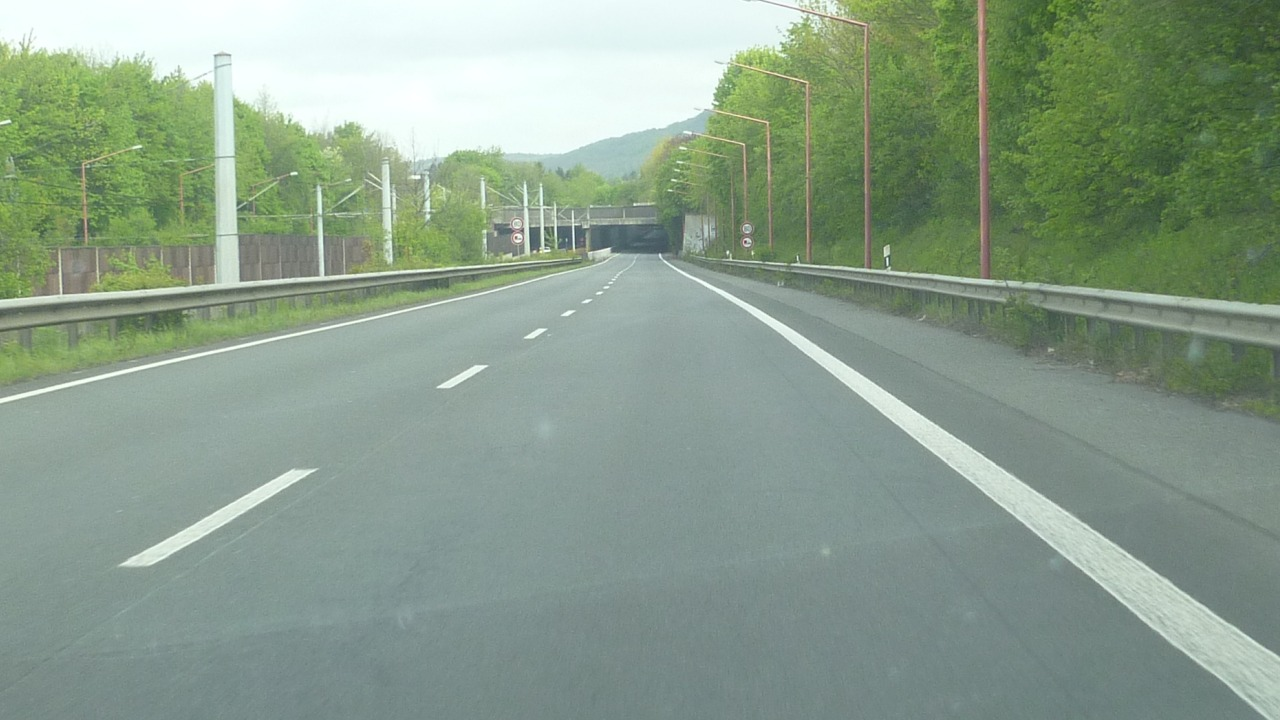
#> input picture test_image.jpeg, 1280 x 720 px
$ python lane_detection.py
#> lines starting #> are read from the running program, lines starting #| are printed output that depends on the picture
import cv2
import numpy as np

# Open the test image
image = cv2.imread('test_image.jpeg')
#> image is the input picture: shape (720, 1280, 3); mean B, G, R 139.3, 157, 137.5

# Convert the image to grayscale
gray_image = cv2.cvtColor(image, cv2.COLOR_BGR2GRAY)
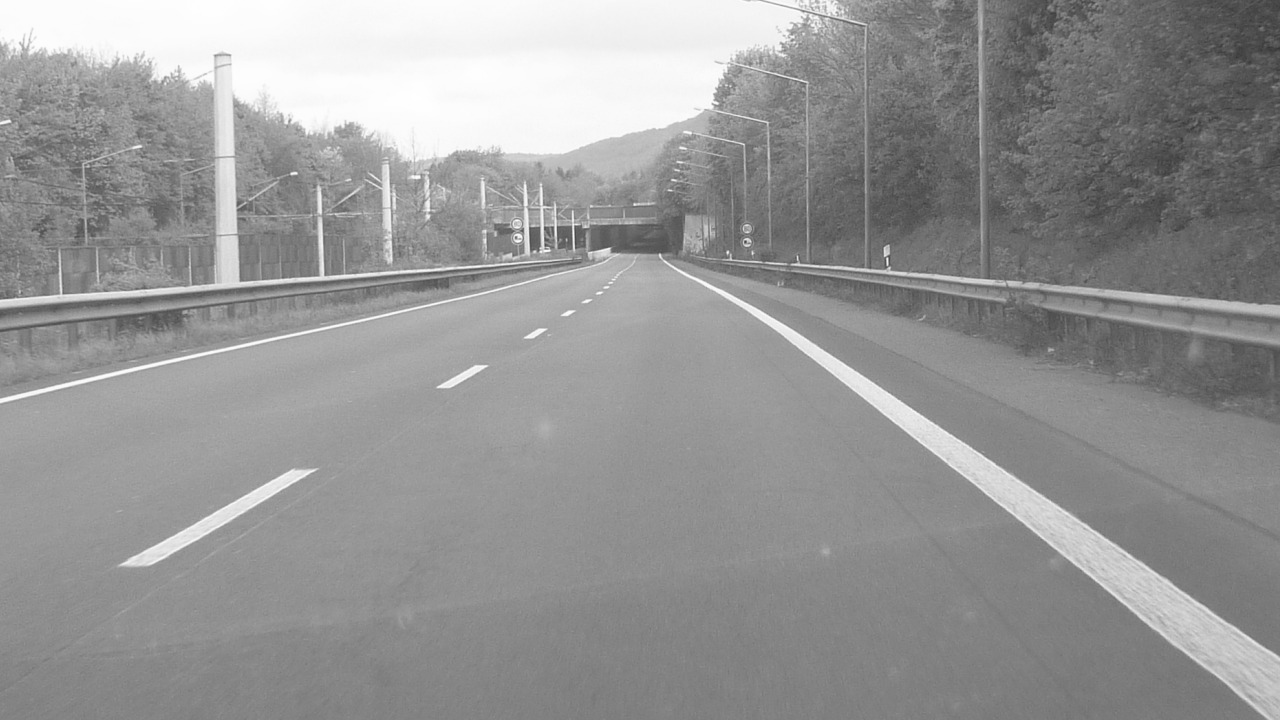
#> gray_image: shape (720, 1280); min 51, max 255, mean 149.2

# Create Sobel kernels for horizontal and vertical gradients
sobel_x = np.array([[-1, 0, 1], [-2, 0, 2], [-1, 0, 1]])
sobel_y = np.array([[-1, -2, -1], [0, 0, 0], [1, 2, 1]])

# Initialize an output image
output_image = np.zeros_like(gray_image)

# Loop through all pixels in the image
for y in range(1, gray_image.shape[0] - 1):
    for x in range(1, gray_image.shape[1] - 1):
        # Read the pixel values around the current position
        pixel_values = gray_image[y-1:y+2, x-1:x+2]

        # Calculate the gradients using the Sobel kernels
        gradient_x = np.sum(sobel_x * pixel_values)
        gradient_y = np.sum(sobel_y * pixel_values)

        # Combine the gradients to get the magnitude
        gradient_magnitude = np.sqrt(gradient_x**2 + gradient_y**2)

        # Normalize and invert the colors
        normalized_gradient = (255 - gradient_magnitude).astype(np.uint8)

        # Write the resulting value to the output image
        output_image[y, x] = normalized_gradient
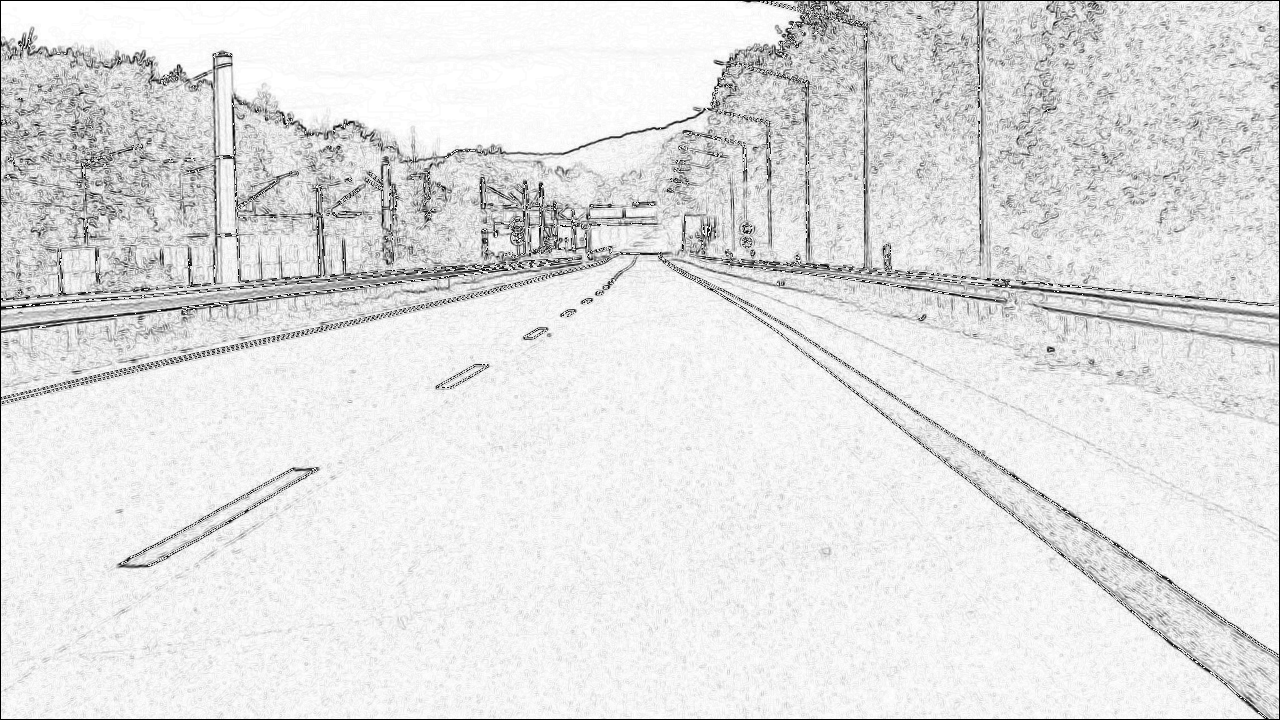
#> output_image: shape (720, 1280); min 0, max 255, mean 225.9

# Save the output image
cv2.imwrite('outputimage.jpg', output_image)
cv2.imshow('test_image', image)
##Load an image from file
image = cv2.imread('outputimage.jpg')
#> image: shape (720, 1280, 3); min 0, max 255, mean 225.9
cv2.imshow('Image', image)

# Wait for a key press and close the window when a key is pressed
cv2.waitKey(0)
cv2.destroyAllWindows()
